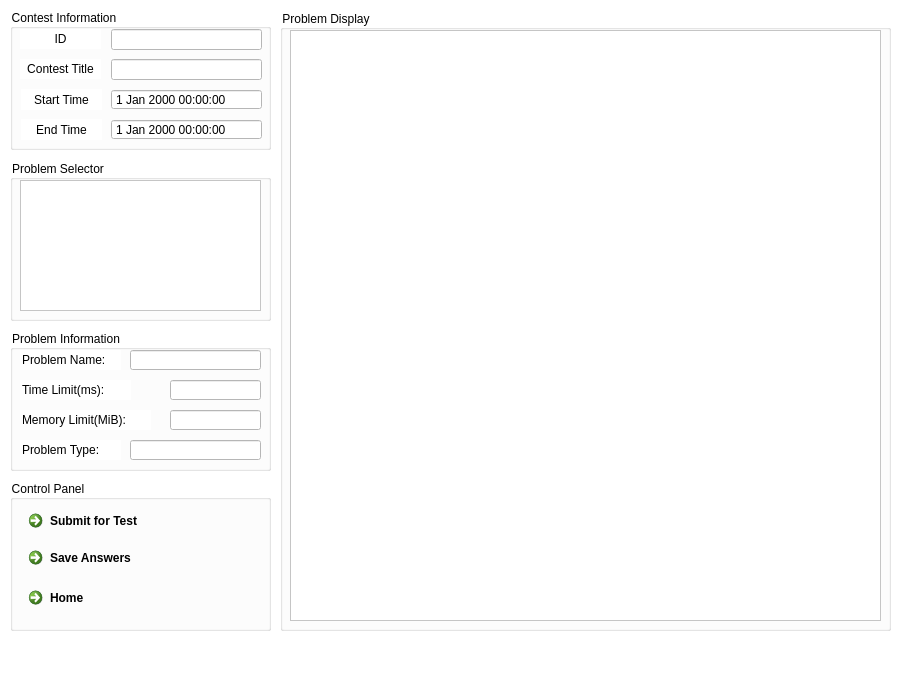
<?xml version="1.0" encoding="UTF-8"?>
<ui version="4.0">
 <class>StudentEditor</class>
 <widget class="QMainWindow" name="StudentEditor">
  <property name="geometry">
   <rect>
    <x>0</x>
    <y>0</y>
    <width>900</width>
    <height>680</height>
   </rect>
  </property>
  <property name="minimumSize">
   <size>
    <width>900</width>
    <height>680</height>
   </size>
  </property>
  <property name="maximumSize">
   <size>
    <width>900</width>
    <height>680</height>
   </size>
  </property>
  <property name="windowTitle">
   <string>MainWindow</string>
  </property>
  <property name="autoFillBackground">
   <bool>true</bool>
  </property>
  <property name="styleSheet">
   <string notr="true">background-color: rgb(255, 255, 255);</string>
  </property>
  <widget class="QWidget" name="centralwidget">
   <widget class="QGroupBox" name="groupBox_3">
    <property name="geometry">
     <rect>
      <x>280</x>
      <y>10</y>
      <width>611</width>
      <height>621</height>
     </rect>
    </property>
    <property name="title">
     <string>Problem Display</string>
    </property>
    <widget class="QScrollArea" name="PDF">
     <property name="geometry">
      <rect>
       <x>10</x>
       <y>20</y>
       <width>591</width>
       <height>591</height>
      </rect>
     </property>
     <property name="palette">
      <palette>
       <active>
        <colorrole role="Button">
         <brush brushstyle="SolidPattern">
          <color alpha="255">
           <red>255</red>
           <green>255</green>
           <blue>255</blue>
          </color>
         </brush>
        </colorrole>
        <colorrole role="BrightText">
         <brush brushstyle="SolidPattern">
          <color alpha="255">
           <red>7</red>
           <green>64</green>
           <blue>229</blue>
          </color>
         </brush>
        </colorrole>
        <colorrole role="ButtonText">
         <brush brushstyle="SolidPattern">
          <color alpha="255">
           <red>21</red>
           <green>28</green>
           <blue>85</blue>
          </color>
         </brush>
        </colorrole>
        <colorrole role="Base">
         <brush brushstyle="SolidPattern">
          <color alpha="255">
           <red>255</red>
           <green>255</green>
           <blue>255</blue>
          </color>
         </brush>
        </colorrole>
        <colorrole role="Window">
         <brush brushstyle="SolidPattern">
          <color alpha="255">
           <red>255</red>
           <green>255</green>
           <blue>255</blue>
          </color>
         </brush>
        </colorrole>
       </active>
       <inactive>
        <colorrole role="Button">
         <brush brushstyle="SolidPattern">
          <color alpha="255">
           <red>255</red>
           <green>255</green>
           <blue>255</blue>
          </color>
         </brush>
        </colorrole>
        <colorrole role="Base">
         <brush brushstyle="SolidPattern">
          <color alpha="255">
           <red>255</red>
           <green>255</green>
           <blue>255</blue>
          </color>
         </brush>
        </colorrole>
        <colorrole role="Window">
         <brush brushstyle="SolidPattern">
          <color alpha="255">
           <red>255</red>
           <green>255</green>
           <blue>255</blue>
          </color>
         </brush>
        </colorrole>
       </inactive>
       <disabled>
        <colorrole role="Button">
         <brush brushstyle="SolidPattern">
          <color alpha="255">
           <red>255</red>
           <green>255</green>
           <blue>255</blue>
          </color>
         </brush>
        </colorrole>
        <colorrole role="Base">
         <brush brushstyle="SolidPattern">
          <color alpha="255">
           <red>255</red>
           <green>255</green>
           <blue>255</blue>
          </color>
         </brush>
        </colorrole>
        <colorrole role="Window">
         <brush brushstyle="SolidPattern">
          <color alpha="255">
           <red>255</red>
           <green>255</green>
           <blue>255</blue>
          </color>
         </brush>
        </colorrole>
       </disabled>
      </palette>
     </property>
     <property name="widgetResizable">
      <bool>true</bool>
     </property>
     <widget class="QWidget" name="scrollAreaWidgetContents">
      <property name="geometry">
       <rect>
        <x>0</x>
        <y>0</y>
        <width>589</width>
        <height>589</height>
       </rect>
      </property>
     </widget>
    </widget>
   </widget>
   <widget class="QGroupBox" name="groupBox_4">
    <property name="geometry">
     <rect>
      <x>10</x>
      <y>9</y>
      <width>261</width>
      <height>141</height>
     </rect>
    </property>
    <property name="title">
     <string>Contest Information</string>
    </property>
    <widget class="QLineEdit" name="ID">
     <property name="geometry">
      <rect>
       <x>101</x>
       <y>20</y>
       <width>151</width>
       <height>21</height>
      </rect>
     </property>
     <property name="text">
      <string/>
     </property>
     <property name="readOnly">
      <bool>true</bool>
     </property>
    </widget>
    <widget class="QLabel" name="idlabel">
     <property name="geometry">
      <rect>
       <x>10</x>
       <y>20</y>
       <width>81</width>
       <height>20</height>
      </rect>
     </property>
     <property name="text">
      <string>ID</string>
     </property>
     <property name="alignment">
      <set>Qt::AlignmentFlag::AlignCenter</set>
     </property>
    </widget>
    <widget class="QLabel" name="end">
     <property name="geometry">
      <rect>
       <x>11</x>
       <y>110</y>
       <width>81</width>
       <height>21</height>
      </rect>
     </property>
     <property name="text">
      <string>End Time</string>
     </property>
     <property name="alignment">
      <set>Qt::AlignmentFlag::AlignCenter</set>
     </property>
    </widget>
    <widget class="QLabel" name="label">
     <property name="geometry">
      <rect>
       <x>10</x>
       <y>50</y>
       <width>81</width>
       <height>20</height>
      </rect>
     </property>
     <property name="text">
      <string>Contest Title</string>
     </property>
     <property name="alignment">
      <set>Qt::AlignmentFlag::AlignCenter</set>
     </property>
    </widget>
    <widget class="QLabel" name="start">
     <property name="geometry">
      <rect>
       <x>11</x>
       <y>80</y>
       <width>81</width>
       <height>21</height>
      </rect>
     </property>
     <property name="text">
      <string>Start Time</string>
     </property>
     <property name="alignment">
      <set>Qt::AlignmentFlag::AlignCenter</set>
     </property>
    </widget>
    <widget class="QDateTimeEdit" name="StartTime">
     <property name="geometry">
      <rect>
       <x>101</x>
       <y>80</y>
       <width>151</width>
       <height>21</height>
      </rect>
     </property>
     <property name="readOnly">
      <bool>true</bool>
     </property>
     <property name="buttonSymbols">
      <enum>QAbstractSpinBox::ButtonSymbols::NoButtons</enum>
     </property>
    </widget>
    <widget class="QLineEdit" name="contestname">
     <property name="geometry">
      <rect>
       <x>101</x>
       <y>50</y>
       <width>151</width>
       <height>21</height>
      </rect>
     </property>
     <property name="readOnly">
      <bool>true</bool>
     </property>
    </widget>
    <widget class="QDateTimeEdit" name="EndTime">
     <property name="geometry">
      <rect>
       <x>101</x>
       <y>110</y>
       <width>151</width>
       <height>21</height>
      </rect>
     </property>
     <property name="readOnly">
      <bool>true</bool>
     </property>
     <property name="buttonSymbols">
      <enum>QAbstractSpinBox::ButtonSymbols::NoButtons</enum>
     </property>
    </widget>
   </widget>
   <widget class="QGroupBox" name="groupBox_5">
    <property name="geometry">
     <rect>
      <x>10</x>
      <y>160</y>
      <width>261</width>
      <height>161</height>
     </rect>
    </property>
    <property name="title">
     <string>Problem Selector</string>
    </property>
    <widget class="QListWidget" name="Problist">
     <property name="geometry">
      <rect>
       <x>10</x>
       <y>20</y>
       <width>241</width>
       <height>131</height>
      </rect>
     </property>
    </widget>
   </widget>
   <widget class="QGroupBox" name="groupBox_6">
    <property name="geometry">
     <rect>
      <x>10</x>
      <y>480</y>
      <width>261</width>
      <height>151</height>
     </rect>
    </property>
    <property name="title">
     <string>Control Panel</string>
    </property>
    <widget class="QCommandLinkButton" name="savebtn">
     <property name="geometry">
      <rect>
       <x>11</x>
       <y>60</y>
       <width>231</width>
       <height>41</height>
      </rect>
     </property>
     <property name="sizePolicy">
      <sizepolicy hsizetype="Preferred" vsizetype="Preferred">
       <horstretch>0</horstretch>
       <verstretch>0</verstretch>
      </sizepolicy>
     </property>
     <property name="palette">
      <palette>
       <active>
        <colorrole role="Button">
         <brush brushstyle="SolidPattern">
          <color alpha="255">
           <red>255</red>
           <green>255</green>
           <blue>255</blue>
          </color>
         </brush>
        </colorrole>
        <colorrole role="BrightText">
         <brush brushstyle="SolidPattern">
          <color alpha="255">
           <red>7</red>
           <green>64</green>
           <blue>229</blue>
          </color>
         </brush>
        </colorrole>
        <colorrole role="ButtonText">
         <brush brushstyle="SolidPattern">
          <color alpha="255">
           <red>21</red>
           <green>28</green>
           <blue>85</blue>
          </color>
         </brush>
        </colorrole>
        <colorrole role="Base">
         <brush brushstyle="SolidPattern">
          <color alpha="255">
           <red>255</red>
           <green>255</green>
           <blue>255</blue>
          </color>
         </brush>
        </colorrole>
        <colorrole role="Window">
         <brush brushstyle="SolidPattern">
          <color alpha="255">
           <red>255</red>
           <green>255</green>
           <blue>255</blue>
          </color>
         </brush>
        </colorrole>
       </active>
       <inactive>
        <colorrole role="Button">
         <brush brushstyle="SolidPattern">
          <color alpha="255">
           <red>255</red>
           <green>255</green>
           <blue>255</blue>
          </color>
         </brush>
        </colorrole>
        <colorrole role="Base">
         <brush brushstyle="SolidPattern">
          <color alpha="255">
           <red>255</red>
           <green>255</green>
           <blue>255</blue>
          </color>
         </brush>
        </colorrole>
        <colorrole role="Window">
         <brush brushstyle="SolidPattern">
          <color alpha="255">
           <red>255</red>
           <green>255</green>
           <blue>255</blue>
          </color>
         </brush>
        </colorrole>
       </inactive>
       <disabled>
        <colorrole role="Button">
         <brush brushstyle="SolidPattern">
          <color alpha="255">
           <red>255</red>
           <green>255</green>
           <blue>255</blue>
          </color>
         </brush>
        </colorrole>
        <colorrole role="Base">
         <brush brushstyle="SolidPattern">
          <color alpha="255">
           <red>255</red>
           <green>255</green>
           <blue>255</blue>
          </color>
         </brush>
        </colorrole>
        <colorrole role="Window">
         <brush brushstyle="SolidPattern">
          <color alpha="255">
           <red>255</red>
           <green>255</green>
           <blue>255</blue>
          </color>
         </brush>
        </colorrole>
       </disabled>
      </palette>
     </property>
     <property name="font">
      <font>
       <family>Segoe UI</family>
      </font>
     </property>
     <property name="text">
      <string>Save Answers</string>
     </property>
     <property name="icon">
      <iconset theme="QIcon::ThemeIcon::DocumentSave"/>
     </property>
    </widget>
    <widget class="QCommandLinkButton" name="submitbtn">
     <property name="geometry">
      <rect>
       <x>11</x>
       <y>23</y>
       <width>231</width>
       <height>41</height>
      </rect>
     </property>
     <property name="sizePolicy">
      <sizepolicy hsizetype="Preferred" vsizetype="Preferred">
       <horstretch>0</horstretch>
       <verstretch>0</verstretch>
      </sizepolicy>
     </property>
     <property name="palette">
      <palette>
       <active>
        <colorrole role="Button">
         <brush brushstyle="SolidPattern">
          <color alpha="255">
           <red>255</red>
           <green>255</green>
           <blue>255</blue>
          </color>
         </brush>
        </colorrole>
        <colorrole role="BrightText">
         <brush brushstyle="SolidPattern">
          <color alpha="255">
           <red>7</red>
           <green>64</green>
           <blue>229</blue>
          </color>
         </brush>
        </colorrole>
        <colorrole role="ButtonText">
         <brush brushstyle="SolidPattern">
          <color alpha="255">
           <red>21</red>
           <green>28</green>
           <blue>85</blue>
          </color>
         </brush>
        </colorrole>
        <colorrole role="Base">
         <brush brushstyle="SolidPattern">
          <color alpha="255">
           <red>255</red>
           <green>255</green>
           <blue>255</blue>
          </color>
         </brush>
        </colorrole>
        <colorrole role="Window">
         <brush brushstyle="SolidPattern">
          <color alpha="255">
           <red>255</red>
           <green>255</green>
           <blue>255</blue>
          </color>
         </brush>
        </colorrole>
       </active>
       <inactive>
        <colorrole role="Button">
         <brush brushstyle="SolidPattern">
          <color alpha="255">
           <red>255</red>
           <green>255</green>
           <blue>255</blue>
          </color>
         </brush>
        </colorrole>
        <colorrole role="Base">
         <brush brushstyle="SolidPattern">
          <color alpha="255">
           <red>255</red>
           <green>255</green>
           <blue>255</blue>
          </color>
         </brush>
        </colorrole>
        <colorrole role="Window">
         <brush brushstyle="SolidPattern">
          <color alpha="255">
           <red>255</red>
           <green>255</green>
           <blue>255</blue>
          </color>
         </brush>
        </colorrole>
       </inactive>
       <disabled>
        <colorrole role="Button">
         <brush brushstyle="SolidPattern">
          <color alpha="255">
           <red>255</red>
           <green>255</green>
           <blue>255</blue>
          </color>
         </brush>
        </colorrole>
        <colorrole role="Base">
         <brush brushstyle="SolidPattern">
          <color alpha="255">
           <red>255</red>
           <green>255</green>
           <blue>255</blue>
          </color>
         </brush>
        </colorrole>
        <colorrole role="Window">
         <brush brushstyle="SolidPattern">
          <color alpha="255">
           <red>255</red>
           <green>255</green>
           <blue>255</blue>
          </color>
         </brush>
        </colorrole>
       </disabled>
      </palette>
     </property>
     <property name="font">
      <font>
       <family>Segoe UI</family>
      </font>
     </property>
     <property name="text">
      <string>Submit for Test</string>
     </property>
     <property name="icon">
      <iconset theme="QIcon::ThemeIcon::DocumentSend"/>
     </property>
    </widget>
    <widget class="QCommandLinkButton" name="returnbtn">
     <property name="geometry">
      <rect>
       <x>11</x>
       <y>100</y>
       <width>231</width>
       <height>41</height>
      </rect>
     </property>
     <property name="sizePolicy">
      <sizepolicy hsizetype="Preferred" vsizetype="Preferred">
       <horstretch>0</horstretch>
       <verstretch>0</verstretch>
      </sizepolicy>
     </property>
     <property name="palette">
      <palette>
       <active>
        <colorrole role="Button">
         <brush brushstyle="SolidPattern">
          <color alpha="255">
           <red>255</red>
           <green>255</green>
           <blue>255</blue>
          </color>
         </brush>
        </colorrole>
        <colorrole role="BrightText">
         <brush brushstyle="SolidPattern">
          <color alpha="255">
           <red>7</red>
           <green>64</green>
           <blue>229</blue>
          </color>
         </brush>
        </colorrole>
        <colorrole role="ButtonText">
         <brush brushstyle="SolidPattern">
          <color alpha="255">
           <red>21</red>
           <green>28</green>
           <blue>85</blue>
          </color>
         </brush>
        </colorrole>
        <colorrole role="Base">
         <brush brushstyle="SolidPattern">
          <color alpha="255">
           <red>255</red>
           <green>255</green>
           <blue>255</blue>
          </color>
         </brush>
        </colorrole>
        <colorrole role="Window">
         <brush brushstyle="SolidPattern">
          <color alpha="255">
           <red>255</red>
           <green>255</green>
           <blue>255</blue>
          </color>
         </brush>
        </colorrole>
       </active>
       <inactive>
        <colorrole role="Button">
         <brush brushstyle="SolidPattern">
          <color alpha="255">
           <red>255</red>
           <green>255</green>
           <blue>255</blue>
          </color>
         </brush>
        </colorrole>
        <colorrole role="Base">
         <brush brushstyle="SolidPattern">
          <color alpha="255">
           <red>255</red>
           <green>255</green>
           <blue>255</blue>
          </color>
         </brush>
        </colorrole>
        <colorrole role="Window">
         <brush brushstyle="SolidPattern">
          <color alpha="255">
           <red>255</red>
           <green>255</green>
           <blue>255</blue>
          </color>
         </brush>
        </colorrole>
       </inactive>
       <disabled>
        <colorrole role="Button">
         <brush brushstyle="SolidPattern">
          <color alpha="255">
           <red>255</red>
           <green>255</green>
           <blue>255</blue>
          </color>
         </brush>
        </colorrole>
        <colorrole role="Base">
         <brush brushstyle="SolidPattern">
          <color alpha="255">
           <red>255</red>
           <green>255</green>
           <blue>255</blue>
          </color>
         </brush>
        </colorrole>
        <colorrole role="Window">
         <brush brushstyle="SolidPattern">
          <color alpha="255">
           <red>255</red>
           <green>255</green>
           <blue>255</blue>
          </color>
         </brush>
        </colorrole>
       </disabled>
      </palette>
     </property>
     <property name="font">
      <font>
       <family>Segoe UI</family>
      </font>
     </property>
     <property name="text">
      <string>Home</string>
     </property>
     <property name="icon">
      <iconset theme="QIcon::ThemeIcon::GoHome"/>
     </property>
    </widget>
   </widget>
   <widget class="QGroupBox" name="basicinfobox">
    <property name="geometry">
     <rect>
      <x>10</x>
      <y>330</y>
      <width>261</width>
      <height>141</height>
     </rect>
    </property>
    <property name="title">
     <string>Problem Information</string>
    </property>
    <widget class="QLineEdit" name="probname">
     <property name="enabled">
      <bool>false</bool>
     </property>
     <property name="geometry">
      <rect>
       <x>10</x>
       <y>20</y>
       <width>101</width>
       <height>20</height>
      </rect>
     </property>
     <property name="autoFillBackground">
      <bool>false</bool>
     </property>
     <property name="styleSheet">
      <string notr="true">color: rgb(0, 0, 0);</string>
     </property>
     <property name="text">
      <string>Problem Name:</string>
     </property>
     <property name="frame">
      <bool>false</bool>
     </property>
     <property name="readOnly">
      <bool>true</bool>
     </property>
    </widget>
    <widget class="QLineEdit" name="probnametext">
     <property name="enabled">
      <bool>true</bool>
     </property>
     <property name="geometry">
      <rect>
       <x>120</x>
       <y>20</y>
       <width>131</width>
       <height>20</height>
      </rect>
     </property>
     <property name="autoFillBackground">
      <bool>false</bool>
     </property>
     <property name="styleSheet">
      <string notr="true"/>
     </property>
     <property name="text">
      <string/>
     </property>
     <property name="readOnly">
      <bool>true</bool>
     </property>
    </widget>
    <widget class="QLineEdit" name="timelim">
     <property name="enabled">
      <bool>false</bool>
     </property>
     <property name="geometry">
      <rect>
       <x>10</x>
       <y>50</y>
       <width>111</width>
       <height>20</height>
      </rect>
     </property>
     <property name="autoFillBackground">
      <bool>false</bool>
     </property>
     <property name="styleSheet">
      <string notr="true">color: rgb(0, 0, 0);</string>
     </property>
     <property name="text">
      <string>Time Limit(ms):</string>
     </property>
     <property name="frame">
      <bool>false</bool>
     </property>
     <property name="readOnly">
      <bool>true</bool>
     </property>
    </widget>
    <widget class="QLineEdit" name="memlim">
     <property name="enabled">
      <bool>false</bool>
     </property>
     <property name="geometry">
      <rect>
       <x>10</x>
       <y>80</y>
       <width>131</width>
       <height>20</height>
      </rect>
     </property>
     <property name="autoFillBackground">
      <bool>false</bool>
     </property>
     <property name="styleSheet">
      <string notr="true">color: rgb(0, 0, 0);</string>
     </property>
     <property name="text">
      <string>Memory Limit(MiB):</string>
     </property>
     <property name="frame">
      <bool>false</bool>
     </property>
     <property name="readOnly">
      <bool>true</bool>
     </property>
    </widget>
    <widget class="QLineEdit" name="probtype">
     <property name="enabled">
      <bool>false</bool>
     </property>
     <property name="geometry">
      <rect>
       <x>10</x>
       <y>110</y>
       <width>101</width>
       <height>20</height>
      </rect>
     </property>
     <property name="autoFillBackground">
      <bool>false</bool>
     </property>
     <property name="styleSheet">
      <string notr="true">color: rgb(0, 0, 0);</string>
     </property>
     <property name="text">
      <string>Problem Type:</string>
     </property>
     <property name="frame">
      <bool>false</bool>
     </property>
     <property name="readOnly">
      <bool>true</bool>
     </property>
    </widget>
    <widget class="QLineEdit" name="probtypetext">
     <property name="enabled">
      <bool>true</bool>
     </property>
     <property name="geometry">
      <rect>
       <x>120</x>
       <y>110</y>
       <width>131</width>
       <height>20</height>
      </rect>
     </property>
     <property name="autoFillBackground">
      <bool>false</bool>
     </property>
     <property name="styleSheet">
      <string notr="true"/>
     </property>
     <property name="text">
      <string/>
     </property>
     <property name="readOnly">
      <bool>true</bool>
     </property>
    </widget>
    <widget class="QLineEdit" name="timelimtext">
     <property name="enabled">
      <bool>true</bool>
     </property>
     <property name="geometry">
      <rect>
       <x>160</x>
       <y>50</y>
       <width>91</width>
       <height>20</height>
      </rect>
     </property>
     <property name="autoFillBackground">
      <bool>false</bool>
     </property>
     <property name="styleSheet">
      <string notr="true"/>
     </property>
     <property name="text">
      <string/>
     </property>
     <property name="readOnly">
      <bool>true</bool>
     </property>
    </widget>
    <widget class="QLineEdit" name="memlimtext">
     <property name="enabled">
      <bool>true</bool>
     </property>
     <property name="geometry">
      <rect>
       <x>160</x>
       <y>80</y>
       <width>91</width>
       <height>20</height>
      </rect>
     </property>
     <property name="autoFillBackground">
      <bool>false</bool>
     </property>
     <property name="styleSheet">
      <string notr="true"/>
     </property>
     <property name="text">
      <string/>
     </property>
     <property name="readOnly">
      <bool>true</bool>
     </property>
    </widget>
   </widget>
  </widget>
  <widget class="QMenuBar" name="menubar">
   <property name="geometry">
    <rect>
     <x>0</x>
     <y>0</y>
     <width>900</width>
     <height>22</height>
    </rect>
   </property>
  </widget>
  <widget class="QStatusBar" name="statusbar"/>
 </widget>
 <resources/>
 <connections/>
</ui>
